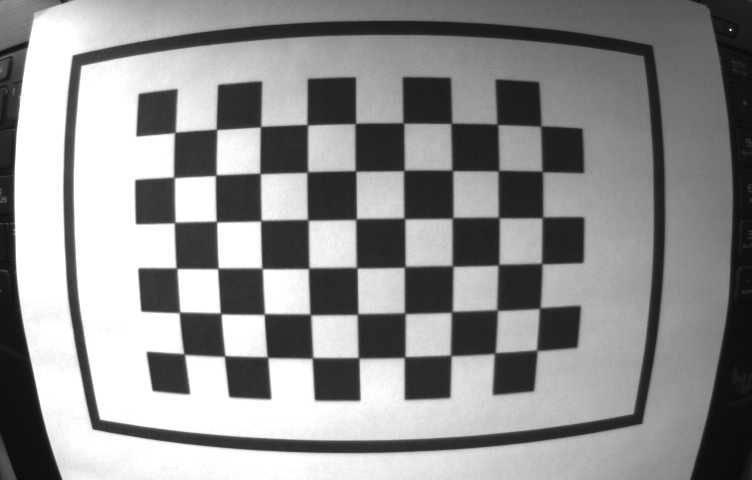
#> input picture img/images/image_0 - copia.jpg, 752 x 480 px; its folder holds only this picture in this run
$ jupyter execute 'radial_distortion copy.ipynb'
#> lines starting #> are read from the running program, lines starting #| are printed output that depends on the picture; after the words box and inside, x2 and y2 are one past the last pixel; in counts of white or black regions, pixels touching at a corner belong together; long printed decimals are rounded
[cell 1]
import numpy as np
import cv2 as cv
import glob
# termination criteria
criteria = (cv.TERM_CRITERIA_EPS + cv.TERM_CRITERIA_MAX_ITER, 30, 0.001)
a,b=6,9
# prepare object points, like (0,0,0), (1,0,0), (2,0,0) ....,(6,5,0)
objp = np.zeros((a * b, 3), np.float32)
objp[:, :2] = np.mgrid[0:a, 0:b].T.reshape(-1, 2)

# Arrays to store object points and image points from all the images.
objpoints = [] # 3d point in real world space
imgpoints = [] # 2d points in image plane.
images = glob.glob('img/images/*.jpg')
#images = glob.glob('img/chessboard/patron_1.jpg')
for fname in images:
    img = cv.imread(fname)
#> img is the input picture: shape (480, 752, 3); min 0, max 255, mean 143.8
    #print(img.shape)
    gray = cv.cvtColor(img, cv.COLOR_BGR2GRAY)
    # Find the chess board corners
    ret, corners = cv.findChessboardCorners(img, (a,b), None)
#> ret = True; corners = 54 rows, first 8: [184.3, 354.2], [179.8, 311.8], [177.1, 268.6], [174.4, 222.9], [173.8, 177.5], [175.3, 132.2], [224.7, 355.7], [220.8, 313.5]
    print(ret)
#| True
    # If found, add object points, image points (after refining them)
    if ret == True:
        objpoints.append(objp)
        corners2 = cv.cornerSubPix(gray,corners, (a,b), (-1,-1), criteria)
#> corners2 = 54 rows, first 8: [184.2, 354.1], [179.5, 312.3], [176.5, 268.2], [174.6, 222.5], [174, 177.4], [174.8, 132.4], [224.6, 355.9], [220.7, 313.5]
        imgpoints.append(corners)
        # Draw and display the corners
cv.drawChessboardCorners(img, (a,b), corners2, ret)
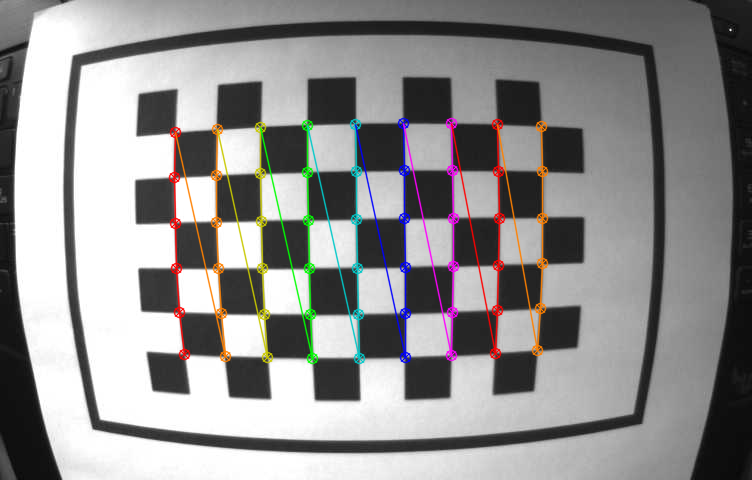
#> img: shape (480, 752, 3); 4.45% of pixels changed, all inside (x1, y1, x2, y2) = (168, 117, 549, 365)
cv.imshow('img '+str(fname), cv.resize(img,(600,400)))
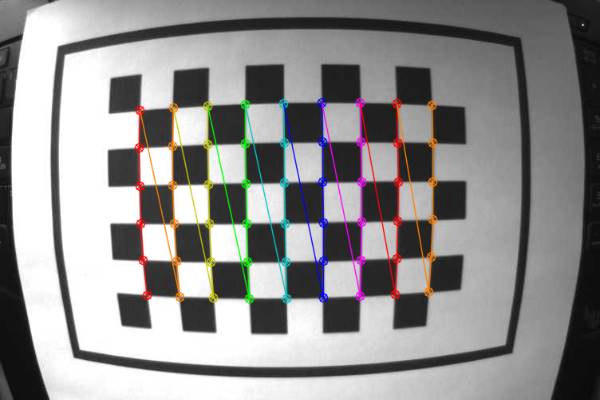
#> window 'img img/images/image_0 - copia': shape (400, 600, 3); mean B, G, R 142.9, 143.5, 144.7
cv.waitKey(100)
cv.destroyAllWindows()

[cell 2]
ret, mtx, dist, rvecs, tvecs = cv.calibrateCamera(objpoints, imgpoints, gray.shape[::-1], None, None)
#> ret = 0.284; mtx = [[808.3, 0, 403.2], [0, 809.8, 222.3], [0, 0, 1]]; dist = [[-1.13, 3.04, 0.0138, -0.0202, -9.29]]; rvecs = ([0.136, 0.0589, -1.58],); tvecs = ([-4.95, 2.97, 16.75],)
print(mtx)
#| [[808.310   0.         403.162 ]
#|  [  0.         809.772 222.324]
#|  [  0.           0.           1.        ]]

[cell 3]
img = cv.imread('img/images/far/image_0.jpg')
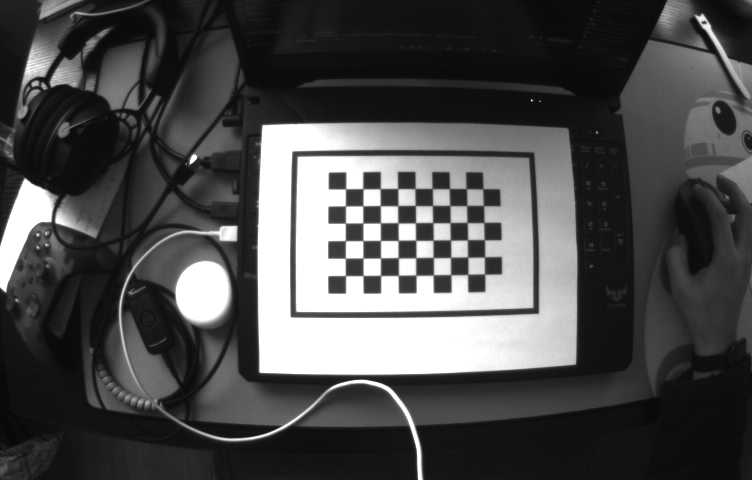
#> input picture img/images/far/image_0.jpg, 752 x 480 px
#> img is the input picture: shape (480, 752, 3); min 0, max 255, mean 75.7
#img = cv.imread('img/image_5.jpg')
h,  w = img.shape[:2]
#> h = 480; w = 752
print(h,w)
#| 480 752

[cell 4]
newcameramtx, roi = cv.getOptimalNewCameraMatrix(mtx, dist, (w,h), 1, (w,h))
#> newcameramtx = [[808.3, 0, 403.2], [0, 611, 213.4], [0, 0, 1]]; roi = (0, 46, 751, 361)
print(roi)
#| (0, 46, 751, 361)

[cell 5]
# undistort
dst = cv.undistort(img, mtx, dist, None, newcameramtx)
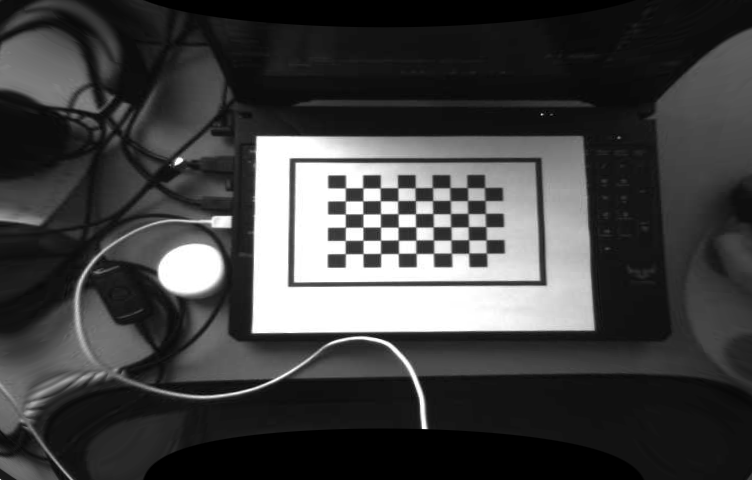
#> dst: shape (480, 752, 3); min 0, max 255, mean 65
# crop the image
x, y, w, h = roi
#> x = 0; y = 46; w = 751; h = 361
dst = dst[y:y+h, x:x+w]
#> dst: shape (361, 751, 3)
cv.imshow('img '+str(fname), cv.resize(dst,(600,400)))
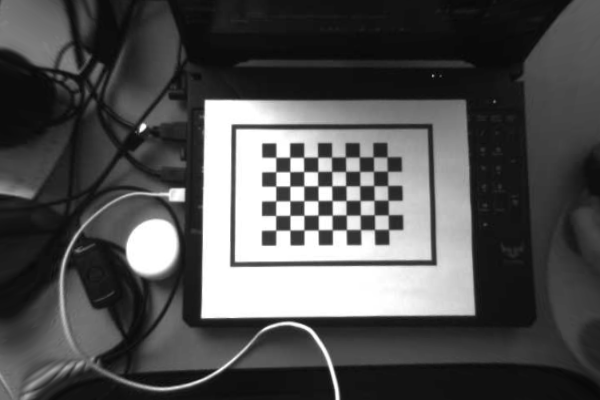
#> window 'img img/images/image_0 - copia': shape (400, 600, 3); min 4, max 255, mean 80.7
cv.waitKey(100)
cv.destroyAllWindows()
cv.imwrite('img/calibresult_1.png', dst)
#> Out = True

[cell 6]
# undistort
mapx, mapy = cv.initUndistortRectifyMap(mtx, dist, None, newcameramtx, (w,h), 5)
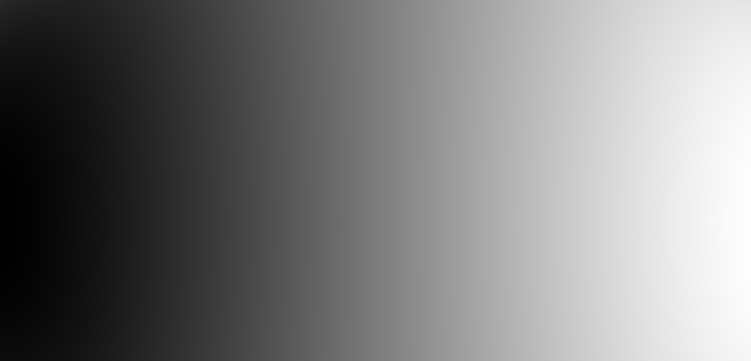
#> mapx: shape (361, 751) float32; min 83.15, max 684.3, mean 377.8; drawn with min black and max white
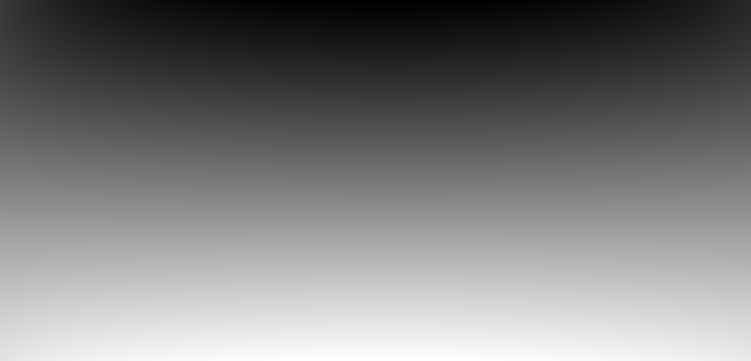
#> mapy: shape (361, 751) float32; min -25.47, max 407.6, mean 186.7; drawn with min black and max white
dst = cv.remap(img, mapx, mapy, cv.INTER_CUBIC)
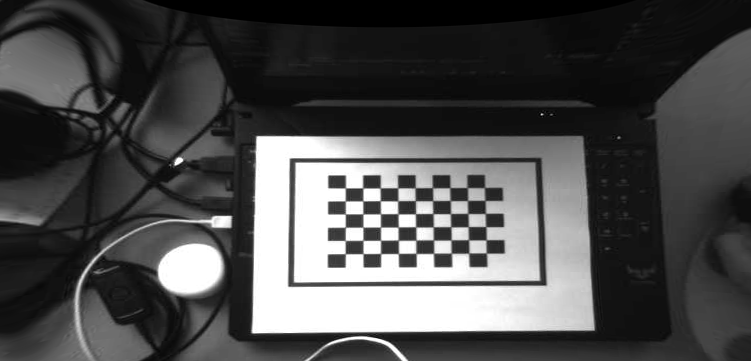
#> dst: shape (361, 751, 3); min 0, max 255, mean 76.9
# crop the image
x, y, w, h = roi
dst = dst[y:y+h, x:x+w]
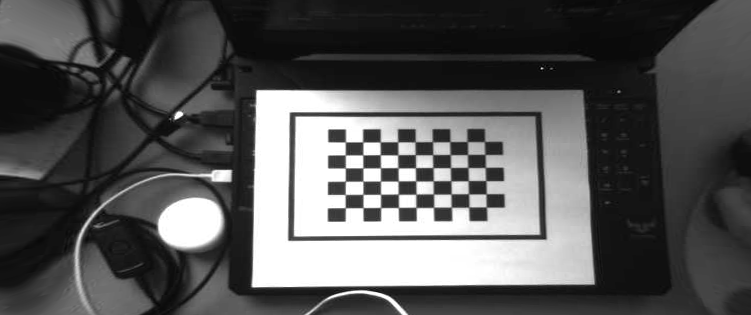
#> dst: shape (315, 751, 3); min 0, max 255, mean 85.7
cv.imshow('img '+str(fname), cv.resize(dst,(600,400)))
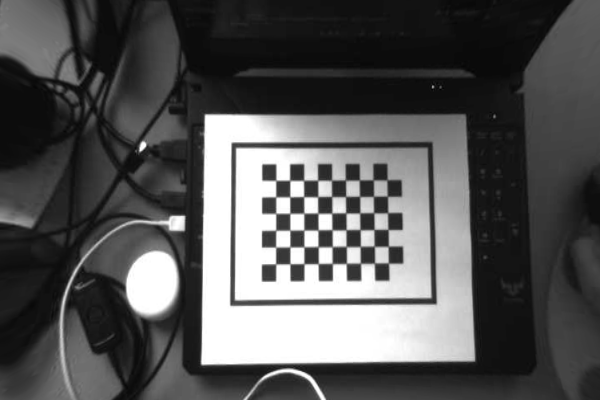
#> window 'img img/images/image_0 - copia': shape (400, 600, 3); min 2, max 255, mean 85.6
cv.waitKey(1000)
cv.destroyAllWindows()
cv.imwrite('img/calibresult_2.png', dst)
#> Out = True

[cell 7]
mean_error = 0
for i in range(len(objpoints)):
    imgpoints2, _ = cv.projectPoints(objpoints[i], rvecs[i], tvecs[i], mtx, dist)
    error = cv.norm(imgpoints[i], imgpoints2, cv.NORM_L2)/len(imgpoints2)
    mean_error += error
#> this loop made 1 pass
#> (error, mean_error) on pass 1: (0.0387, 0.0387)
#> after the loop, mean_error = 0.0387
print( "total error: {}".format(mean_error/len(objpoints)) )
#| total error: 0.03865
